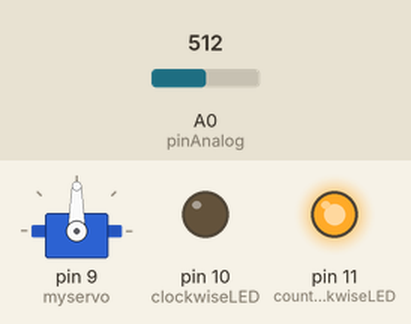
A sketch run on a simulated Arduino Uno, built with avr-gcc and run on an emulated ATmega328P. On the bench: servo, output pins drawn as LEDs (lit = HIGH). The test bench sets the inputs (shaded band); at power-on: A0 (pinAnalog) = 512.

Above: at 1.2 s.
1.3 s: A0 (pinAnalog) set to 716
At 2.1 s:
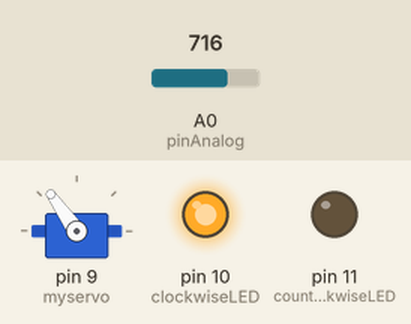
2.8 s: A0 (pinAnalog) set to 900
At 4.0 s:
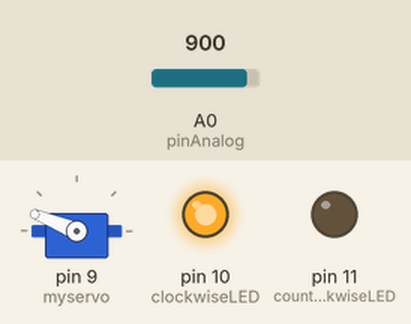
4.3 s: A0 (pinAnalog) set to 1023
At 5.5 s:
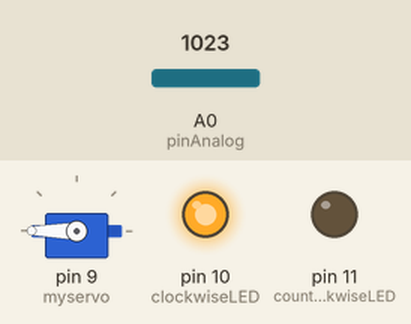
5.8 s: A0 (pinAnalog) set to 306
At 6.6 s:
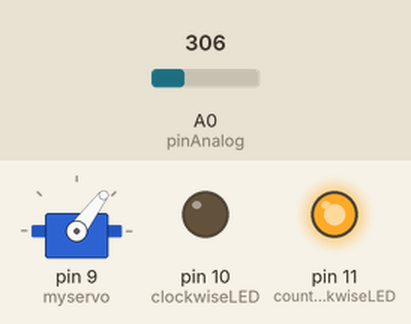
7.3 s: A0 (pinAnalog) set to 122
At 8.0 s:
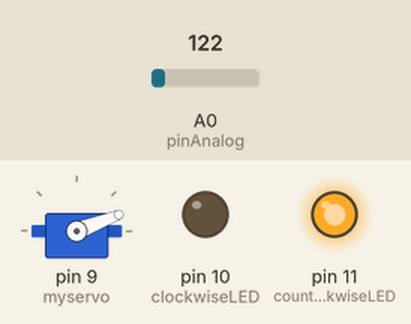
Timing chart, 0 to 9.8 s (numbered marks = the images above; inputs shaded):
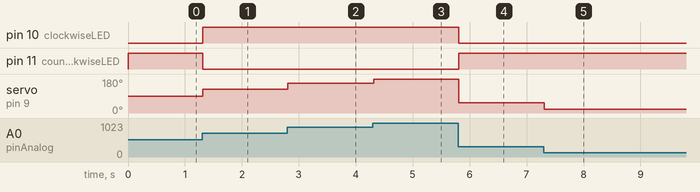

The sketch:

TurningByPotentiometer.ino
```cpp
#include <Servo.h>

Servo myservo;

const int pinAnalog = A0;
const int clockwiseLED = 10; // sarkanā LED diode
const int counterClockwiseLED = 11; // zaļā LED diode

void setup() {
    // myservo objekts klausīsies 9.kontaktu
    myservo.attach(9);
    // Paziņojam, ka 10. un 11.kontaktus lietos izvadei
    pinMode(clockwiseLED, OUTPUT);
    pinMode(counterClockwiseLED, OUTPUT);
}

void loop() {
    // potenciometra vērtība no [0;1023]
    int valInt = analogRead(pinAnalog);
    // mērogojam to tā, lai būtu intervālā [0;180]
    int valAngle = map(valInt, 0, 1023, 0, 180);
    // pagriež servomotoru uz šo leņķi
    myservo.write(valAngle);
    if (valAngle > 90) {
      digitalWrite(counterClockwiseLED, LOW);
      digitalWrite(clockwiseLED, HIGH);
    } else {
      digitalWrite(counterClockwiseLED, HIGH);
      digitalWrite(clockwiseLED, LOW);
    }
    // pagaida, kamēr motors aizgriežas līdz šai vietai
    delay(15);
}
```

Measured:
- after the input at 1.3 s, pin 10 (clockwiseLED): LOW → HIGH at once; pin 11 (counterClockwiseLED): HIGH → LOW at once; servo on pin 9 (myservo): 90° → 125° at once
- after the input at 2.8 s, servo on pin 9 (myservo): 125° → 158° at once
- after the input at 4.3 s, servo on pin 9 (myservo): 158° → 180° at once
- after the input at 5.8 s, pin 10 (clockwiseLED): HIGH → LOW at once; pin 11 (counterClockwiseLED): LOW → HIGH at once; servo on pin 9 (myservo): 180° → 53° at once
- after the input at 7.3 s, servo on pin 9 (myservo): 53° → 21° at once
